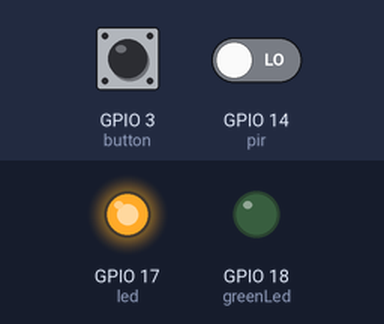
Simulated run of this program. Board: Raspberry Pi (BCM pin numbers). Shown: output pins drawn as LEDs (lit = HIGH). Dashed ring = blinking. The inputs (shaded band) are chosen by the test bench; at power-on: GPIO 3 (button) HIGH, GPIO 14 (pir) LOW.

Above: at 1.2 s.
1.3 s: GPIO 3 (button) pulled LOW for 3.2 s
At 2.2 s:
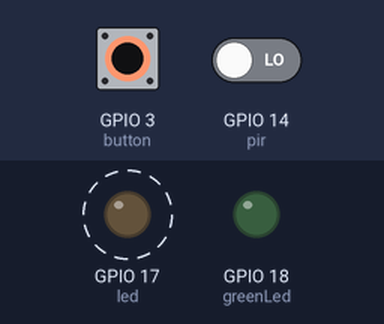
6.1 s: GPIO 3 (button) pulled LOW for 0.15 s
At 7.8 s:
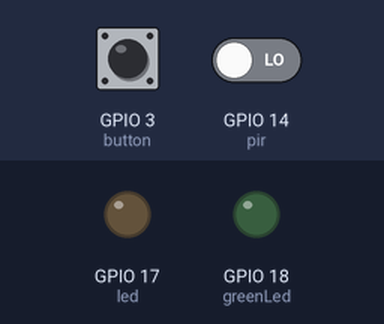
8.1 s: GPIO 14 (pir) driven HIGH
At 9.2 s:
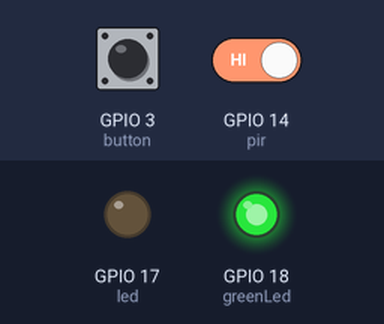
9.7 s: GPIO 14 (pir) driven LOW
At 10.5 s:
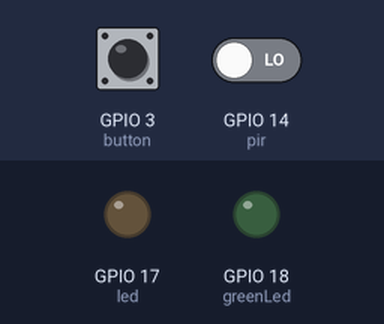
Timing chart, 0 to 12.3 s (numbered marks = the images above; inputs shaded):
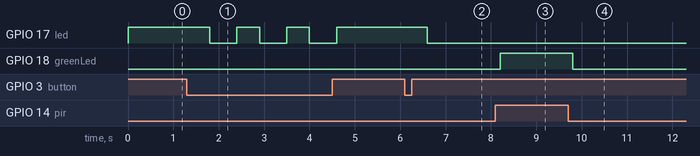

The program:

gpio_button_led_motion_sensor.py
```python
from gpiozero import Button, LED, MotionSensor
from time import sleep

button = Button(3)
led = LED(17)
greenLed = LED(18)
pir = MotionSensor(14)
numberOfTimes = 0
encendido = False

#button.when_pressed = led.on
#button.when_released = led.off
#pause() no more


while True:
    if button.is_pressed:
        numberOfTimes += 1
        sleep(0.5)

    if(numberOfTimes % 2 == 0):
        led.on()
        greenLed.off()
        encendido = False
        #print("Apagado!")
    else:
        led.off()
        encendido = True
        #print("Encendido!")

    if encendido:
        sleep(0.1)
        #print ("Entro a encendido")
        if pir.motion_detected:
            greenLed.on()
            #print("Motion detected!")
        else:
            greenLed.off()
            #print("Good Bye!!")
```

Measured:
- after the input at 1.3 s, GPIO 17 (led): alternates HIGH for 0.50 s and LOW for 0.60 s, 6 changes in all, then stays HIGH, starting after 0.50 s
- after the input at 6.1 s, GPIO 17 (led): HIGH → LOW after 0.50 s
- after the input at 8.1 s, GPIO 18 (greenLed): LOW → HIGH after 0.10 s
- after the input at 9.7 s, GPIO 18 (greenLed): HIGH → LOW after 0.10 s
